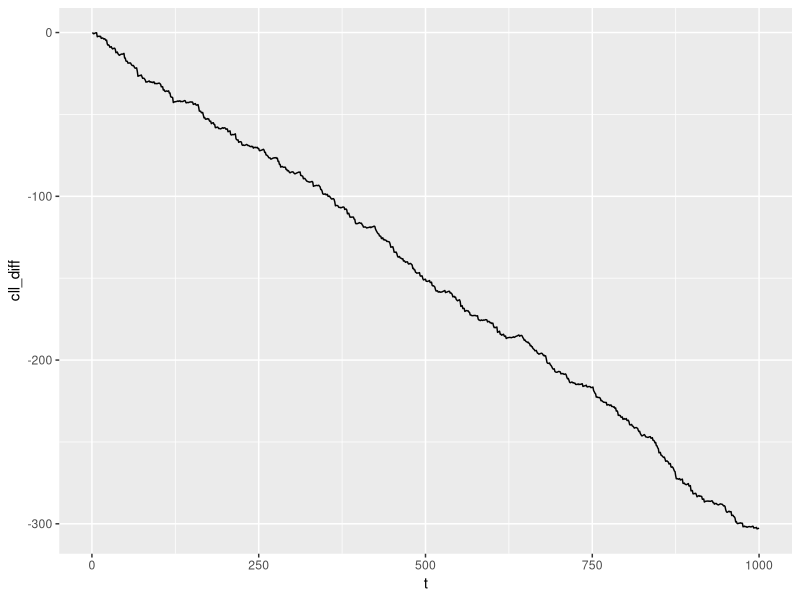

Source code (R):
## model
#   SV
#   y(t) = a+exp(x(t)/2)*v(t)
#   x(t) = a.v + b.v*x(t-1) + s.v*w(t)
#
#   v(t) ~ N(0,1)
#   w(t) ~ N(0,1)
#   x(0) ~ N(0,100)
#
#   PRIOR ON alpha,beta,tau2
## packages
library(tidyverse)
## functions
SVPFfun<-function(data,N,m0,C0,a,a.v,b.v,s.v,r){
  if(missing(r)){r=2}else{}
  xs<-NULL
  ws<-NULL
  ess<-NULL
  x  = rnorm(N,m0,sqrt(C0))
  w  = rep(1/N,N)
  
  for(t in 1:length(data)){
    
    x<-rnorm(N,a.v+b.v*x,s.v)
    w1<-w*dnorm(data[t],a,exp(x/2))
    
    w = w1/sum(w1)
    ESS  = 1/sum(w^2)
    
    if(ESS<(N/r)){
      index<-sample(N,size=N,replace=T,prob=w)
      x<-x[index]
      w<-rep(1/N,N)
    }else{}
    
    xs = rbind(xs,x)
    ws = rbind(ws,w)
    ess =rbind(ess,ESS)
  }
  return(list(xs=xs,ws=ws,ess=ess))
}
## data
#y<-as.matrix(read.csv("sp500_17-21.csv", header=F))
y<-as.matrix(rnorm(1000,mean=1,sd=1)) #test

n<-dim(y)[1]

# find parameters for constant and stochastic vol models
mean=sum(y)/n
res<-(y-mean)^2
lres<-log(res)
l.lres<-c(NA,lres[1:n-1,1])
resdf=data.frame(lres,l.lres)
colnames(resdf)=c("lres","l.lres")
lm_res<-lm(lres~1+l.lres,data=resdf)
c_res<-lm_res[[1]]
sigma_res<-sqrt(mean(summary(lm_res)$residuals^2))
meansq_res<-sqrt(sum(res)/n)

a<-mean
s<-meansq_res

a.v<-c_res[1]
b.v<-c_res[2]
s.v<-sigma_res
# calculate cumulative marginal likelihood
# CV model
l_cv<-dnorm(y,a,s)
ll_cv<-log(l_cv)
cll_cv<-ll_cv
for (i in 2:n){
  cll_cv[i]=ll_cv[i]+cll_cv[i-1]
}
# SV model
N=1000
pf<-SVPFfun(data=y,N=N,m0=0,C0=100,a=a,a.v=a.v,b.v=b.v,s.v=s.v,r=4)
xs<-pf$xs
ws<-pf$ws
l_sv<-matrix(0,n,1)
for (i in 1:n){
  for (j in 1:N){
  l_sv[i]=l_sv[i]+dnorm(y[i],a,exp(xs[i,j]/2))*ws[i,j]
  }
}
ll_sv<-log(l_sv)
cll_sv<-ll_sv
for (i in 2:n){
  cll_sv[i]=ll_sv[i]+cll_sv[i-1]
}
# Difference
cll_diff=cll_cv-cll_sv
ll_diff=ll_cv-ll_sv
cll_diff.df=data.frame(1:n,cll_diff)
colnames(cll_diff.df)<-c('t','cll_diff')
ggplot(data = cll_diff.df, aes(x = t, y = cll_diff))+geom_line()
